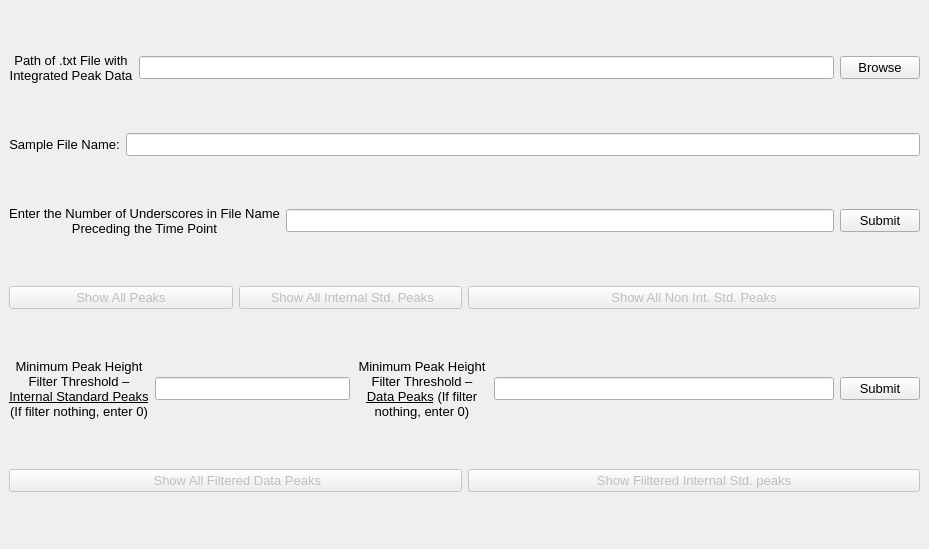
      <widget class="QWidget" name="tab_1">
       <property name="font">
        <font>
         <pointsize>12</pointsize>
         <underline>false</underline>
         <strikeout>false</strikeout>
         <kerning>true</kerning>
        </font>
       </property>
       <property name="autoFillBackground">
        <bool>true</bool>
       </property>
       <attribute name="title">
        <string>Peak Sizing and Quantification Step 1</string>
       </attribute>
       <widget class="QWidget" name="layoutWidget">
        <property name="geometry">
         <rect>
          <x>9</x>
          <y>9</y>
          <width>911</width>
          <height>531</height>
         </rect>
        </property>
        <layout class="QGridLayout" name="gridLayout_6">
         <item row="0" column="0">
          <layout class="QHBoxLayout" name="horz_layout_path">
           <item>
            <widget class="QLabel" name="name_txt_label">
             <property name="font">
              <font>
               <pointsize>10</pointsize>
               <underline>false</underline>
               <strikeout>false</strikeout>
               <kerning>true</kerning>
              </font>
             </property>
             <property name="text">
              <string>Path of .txt File with Integrated Peak Data</string>
             </property>
             <property name="alignment">
              <set>Qt::AlignCenter</set>
             </property>
             <property name="wordWrap">
              <bool>true</bool>
             </property>
            </widget>
           </item>
           <item>
            <widget class="QLineEdit" name="name_txt_line_edit_fill">
             <property name="font">
              <font>
               <pointsize>10</pointsize>
               <underline>false</underline>
               <strikeout>false</strikeout>
               <kerning>true</kerning>
              </font>
             </property>
             <property name="clearButtonEnabled">
              <bool>false</bool>
             </property>
            </widget>
           </item>
           <item>
            <widget class="QPushButton" name="browse_button">
             <property name="font">
              <font>
               <pointsize>10</pointsize>
               <underline>false</underline>
               <strikeout>false</strikeout>
               <kerning>true</kerning>
              </font>
             </property>
             <property name="text">
              <string>Browse</string>
             </property>
            </widget>
           </item>
          </layout>
         </item>
         <item row="1" column="0">
          <layout class="QHBoxLayout" name="horz_layout_sample_name">
           <item>
            <widget class="QLabel" name="sample_name_label">
             <property name="font">
              <font>
               <pointsize>10</pointsize>
               <underline>false</underline>
               <strikeout>false</strikeout>
               <kerning>true</kerning>
              </font>
             </property>
             <property name="text">
              <string>Sample File Name:</string>
             </property>
             <property name="alignment">
              <set>Qt::AlignCenter</set>
             </property>
            </widget>
           </item>
           <item>
            <widget class="QLineEdit" name="sample_name_fill">
             <property name="font">
              <font>
               <pointsize>10</pointsize>
               <underline>false</underline>
               <strikeout>false</strikeout>
               <kerning>true</kerning>
              </font>
             </property>
            </widget>
           </item>
          </layout>
         </item>
         <item row="2" column="0">
          <layout class="QHBoxLayout" name="horz_lay_underscore">
           <item>
            <widget class="QLabel" name="time_label">
             <property name="font">
              <font>
               <pointsize>10</pointsize>
               <underline>false</underline>
               <strikeout>false</strikeout>
               <kerning>true</kerning>
              </font>
             </property>
             <property name="text">
              <string>Enter the Number of Underscores in File Name Preceding the Time Point</string>
             </property>
             <property name="alignment">
              <set>Qt::AlignCenter</set>
             </property>
             <property name="wordWrap">
              <bool>true</bool>
             </property>
            </widget>
           </item>
           <item>
            <widget class="QLineEdit" name="time_line_edit_fill">
             <property name="enabled">
              <bool>true</bool>
             </property>
             <property name="font">
              <font>
               <pointsize>10</pointsize>
               <underline>false</underline>
               <strikeout>false</strikeout>
               <kerning>true</kerning>
              </font>
             </property>
            </widget>
           </item>
           <item>
            <widget class="QPushButton" name="submit_button">
             <property name="font">
              <font>
               <pointsize>10</pointsize>
               <underline>false</underline>
               <strikeout>false</strikeout>
               <kerning>true</kerning>
              </font>
             </property>
             <property name="text">
              <string>Submit</string>
             </property>
            </widget>
           </item>
          </layout>
         </item>
         <item row="3" column="0">
          <layout class="QHBoxLayout" name="horizontalLayout_11">
           <item>
            <layout class="QHBoxLayout" name="horizontalLayout_12">
             <item>
              <widget class="QPushButton" name="pushButton_10">
               <property name="enabled">
                <bool>false</bool>
               </property>
               <property name="font">
                <font>
                 <pointsize>10</pointsize>
                 <underline>false</underline>
                 <strikeout>false</strikeout>
                 <kerning>true</kerning>
                </font>
               </property>
               <property name="text">
                <string>Show All Peaks</string>
               </property>
              </widget>
             </item>
             <item>
              <widget class="QPushButton" name="pushButton_12">
               <property name="enabled">
                <bool>false</bool>
               </property>
               <property name="font">
                <font>
                 <pointsize>10</pointsize>
                 <underline>false</underline>
                 <strikeout>false</strikeout>
                 <kerning>true</kerning>
                </font>
               </property>
               <property name="text">
                <string> Show All Internal Std. Peaks</string>
               </property>
              </widget>
             </item>
            </layout>
           </item>
           <item>
            <widget class="QPushButton" name="pushButton_13">
             <property name="enabled">
              <bool>false</bool>
             </property>
             <property name="font">
              <font>
               <pointsize>10</pointsize>
               <underline>false</underline>
               <strikeout>false</strikeout>
               <kerning>true</kerning>
              </font>
             </property>
             <property name="text">
              <string>Show All Non Int. Std. Peaks</string>
             </property>
            </widget>
           </item>
          </layout>
         </item>
         <item row="4" column="0">
          <layout class="QHBoxLayout" name="horizontalLayout_15">
           <item>
            <layout class="QHBoxLayout" name="horizontalLayout_16">
             <item>
              <widget class="QLabel" name="label_6">
               <property name="font">
                <font>
                 <pointsize>10</pointsize>
                 <underline>false</underline>
                 <strikeout>false</strikeout>
                 <kerning>true</kerning>
                </font>
               </property>
               <property name="text">
                <string>&lt;html&gt;&lt;head/&gt;&lt;body&gt;&lt;p&gt;Minimum Peak Height Filter Threshold – &lt;span style=&quot; text-decoration: underline; color:#000000;&quot;&gt;Internal Standard Peaks&lt;/span&gt; (If filter nothing, enter 0)&lt;/p&gt;&lt;/body&gt;&lt;/html&gt;</string>
               </property>
               <property name="alignment">
                <set>Qt::AlignCenter</set>
               </property>
               <property name="wordWrap">
                <bool>true</bool>
               </property>
              </widget>
             </item>
             <item>
              <widget class="QLineEdit" name="lineEdit_10">
               <property name="font">
                <font>
                 <pointsize>10</pointsize>
                 <underline>false</underline>
                 <strikeout>false</strikeout>
                 <kerning>true</kerning>
                </font>
               </property>
              </widget>
             </item>
            </layout>
           </item>
           <item>
            <widget class="QLabel" name="label_7">
             <property name="font">
              <font>
               <pointsize>10</pointsize>
               <underline>false</underline>
               <strikeout>false</strikeout>
               <kerning>true</kerning>
              </font>
             </property>
             <property name="text">
              <string>&lt;html&gt;&lt;head/&gt;&lt;body&gt;&lt;p&gt;Minimum Peak Height Filter Threshold – &lt;span style=&quot; text-decoration: underline;&quot;&gt;Data Peaks&lt;/span&gt; (If filter nothing, enter 0)&lt;/p&gt;&lt;/body&gt;&lt;/html&gt;</string>
             </property>
             <property name="alignment">
              <set>Qt::AlignCenter</set>
             </property>
             <property name="wordWrap">
              <bool>true</bool>
             </property>
            </widget>
           </item>
           <item>
            <widget class="QLineEdit" name="lineEdit_11">
             <property name="font">
              <font>
               <pointsize>10</pointsize>
               <underline>false</underline>
               <strikeout>false</strikeout>
               <kerning>true</kerning>
              </font>
             </property>
            </widget>
           </item>
           <item>
            <widget class="QPushButton" name="pushButton_14">
             <property name="sizePolicy">
              <sizepolicy hsizetype="Fixed" vsizetype="Fixed">
               <horstretch>0</horstretch>
               <verstretch>0</verstretch>
              </sizepolicy>
             </property>
             <property name="font">
              <font>
               <pointsize>10</pointsize>
               <underline>false</underline>
               <strikeout>false</strikeout>
               <kerning>true</kerning>
              </font>
             </property>
             <property name="text">
              <string>Submit</string>
             </property>
            </widget>
           </item>
          </layout>
         </item>
         <item row="5" column="0">
          <layout class="QHBoxLayout" name="horizontalLayout_17">
           <item>
            <widget class="QPushButton" name="pushButton_15">
             <property name="enabled">
              <bool>false</bool>
             </property>
             <property name="font">
              <font>
               <pointsize>10</pointsize>
               <underline>false</underline>
               <strikeout>false</strikeout>
               <kerning>true</kerning>
              </font>
             </property>
             <property name="text">
              <string> Show All Filtered Data Peaks</string>
             </property>
            </widget>
           </item>
           <item>
            <widget class="QPushButton" name="pushButton_16">
             <property name="enabled">
              <bool>false</bool>
             </property>
             <property name="font">
              <font>
               <pointsize>10</pointsize>
               <underline>false</underline>
               <strikeout>false</strikeout>
               <kerning>true</kerning>
              </font>
             </property>
             <property name="text">
              <string>Show Fiiltered Internal Std. peaks</string>
             </property>
            </widget>
           </item>
          </layout>
         </item>
        </layout>
       </widget>
      </widget>
